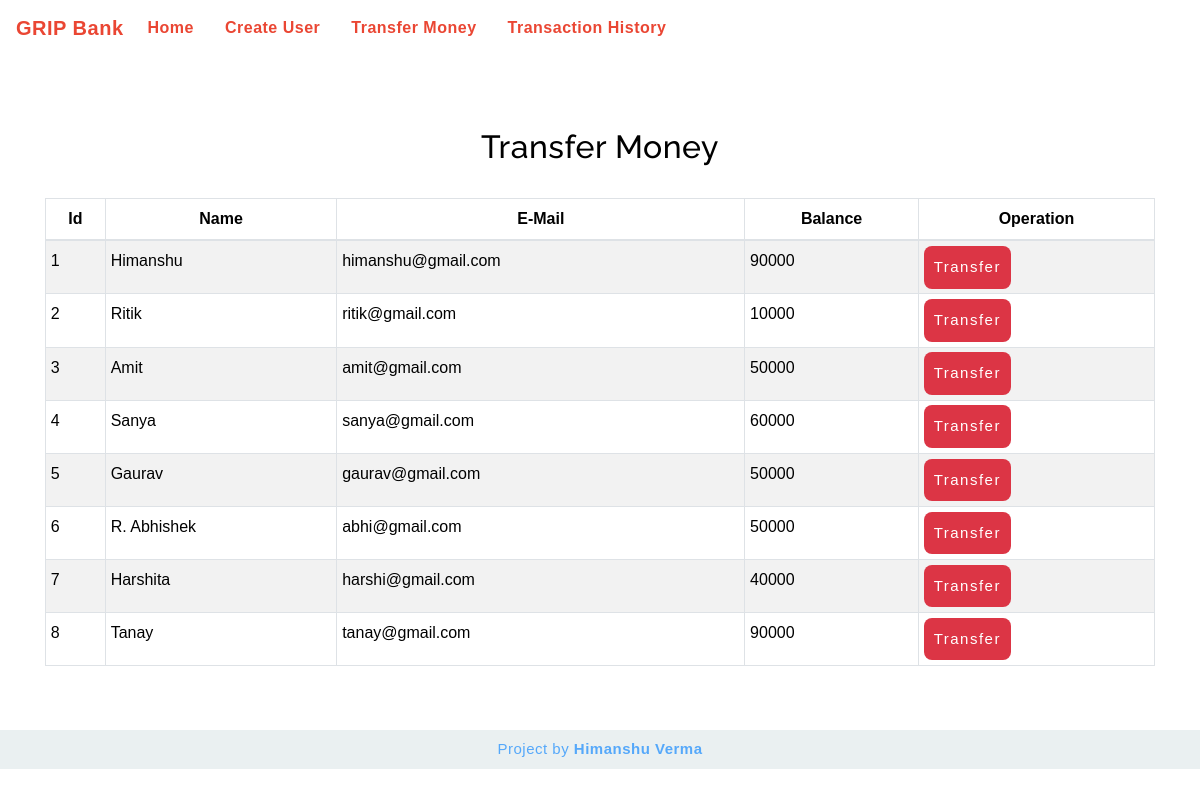
The app's page /transfermoney.php with its own data.
### tables this page shows
CREATE TABLE IF NOT EXISTS `users` (
  `id` int(3) NOT NULL AUTO_INCREMENT,
  `name` text NOT NULL,
  `email` varchar(30) NOT NULL,
  `balance` int(8) NOT NULL,
  PRIMARY KEY (`id`)
);

### transfermoney.php (the view, shortened to what this page needs)
<!DOCTYPE html>
<html lang="en">
<head>
    <link rel="stylesheet" href="https://maxcdn.bootstrapcdn.com/bootstrap/4.0.0/css/bootstrap.min.css">
    <link rel="stylesheet" type="text/css" href="css/table.css">
    <link rel="stylesheet" type="text/css" href="css/navbar.css">
</head>
<body style="background-color : white;">
    <?php
    include 'config.php';
    $sql = "SELECT * FROM users";
    $result = mysqli_query($conn, $sql);
    ?>
    <?php
    include 'navbar.php';
    ?>
    <div class="container"><br><br>
        <h2 class="text-center pt-4" style="color : black;">Transfer Money</h2>
        <br>
        <div class="row">
            <div class="col">
                <div class="table-responsive-sm">
                    <table class="table table-hover table-sm table-striped table-condensed table-bordered" style="border-color:black;">
                        <thead style="color : black;">
                            <tr>
                                <th scope="col" class="text-center py-2">Id</th>
                                <th scope="col" class="text-center py-2">Name</th>
                                <th scope="col" class="text-center py-2">E-Mail</th>
                                <th scope="col" class="text-center py-2">Balance</th>
                                <th scope="col" class="text-center py-2">Operation</th>
                            </tr>
                        </thead>
                        <tbody>
                            <?php
                            while ($rows = mysqli_fetch_assoc($result)) {
                            ?>
                                <tr style="color : black;">
                                    <td class="py-2"><?php echo $rows['id'] ?></td>
                                    <td class="py-2"><?php echo $rows['name'] ?></td>
                                    <td class="py-2"><?php echo $rows['email'] ?></td>
                                    <td class="py-2"><?php echo $rows['balance'] ?></td>
                                    <td><a href="selecteduserdetail.php?id= <?php echo $rows['id']; ?>"> <button type="button" class="btn-danger" style="background-color : #3b4d61, color: white;">Transfer</button></a></td>
                                </tr>
                            <?php
                            }
                            ?>
                        </tbody>
                    </table>
                </div>
            </div>
        </div>
    </div>
    <footer class="text-center mt-5 py-2">
        <p>Project by <b>Himanshu Verma</b></p>
    </footer>
</body>
</html>

### navbar.php (shortened to what this page needs)
<nav class="navbar navbar-expand-md navbar-light ">
    <a href="index.php" class="navbar-brand" style="color: #EA4633;"><b>GRIP Bank</b></a>
    <div class="collapse navbar-collapse" id="collapsibleNavbar">
        <ul class="navbar-nav ms-auto">
            <li class="nav-item">
                <a href="index.php" class="nav-link" style="color: #EA4633 ;"><b>Home</b></a>
            </li>
            <li class="nav-item">
                <a href="createuser.php" class="nav-link" style="color: #EA4633 ;"><b>Create User</b></a>
            </li>
            <li class="nav-item">
                <a href="transfermoney.php" class="nav-link" style="color: #EA4633 ;"><b>Transfer Money</b></a>
            </li>
            <li class="nav-item">
                <a href="transactionhistory.php" class="nav-link" style="color: #EA4633 ;"><b>Transaction History</b></a>
            </li>
        </ul>
    </div>
</nav>

### table.css (style rules this page uses)
* { padding: 0; margin: 0; box-sizing: border-box; font-family: sans-serif; }
button { border:none; border-radius: 8px; padding: 10px; background:#14bbca; color:white; letter-spacing: 1.5px; font-size: 15px; transition: 0.5s; }
footer { color:#55a8fa; background-color:#eaf0f1; letter-spacing: 0.5px; }
footer p { margin: 0; font-size: 15px; }

### navbar.css (style rules this page uses)
.nav-link { margin-right: 15px; color:#639ce7; letter-spacing: 0.5px; transition: 0.5s; }
.navbar-brand { color: #990000; letter-spacing: 0.5px; }
h2 { color: #990000; letter-spacing: 0.5px; font-family: raleway; }

### transfermoney.php (style rules this page uses)
button { transition: 1.5s; }

### records on screen
users: id "1", name "Himanshu", email "himanshu@gmail.com", balance "90000"
users: id "2", name "Ritik", email "ritik@gmail.com", balance "10000"
users: id "3", name "Amit", email "amit@gmail.com", balance "50000"
users: id "4", name "Sanya", email "sanya@gmail.com", balance "60000"
users: id "5", name "Gaurav", email "gaurav@gmail.com", balance "50000"
users: id "6", name "R. Abhishek", email "abhi@gmail.com", balance "50000"
users: id "7", name "Harshita", email "harshi@gmail.com", balance "40000"
users: id "8", name "Tanay", email "tanay@gmail.com", balance "90000"
